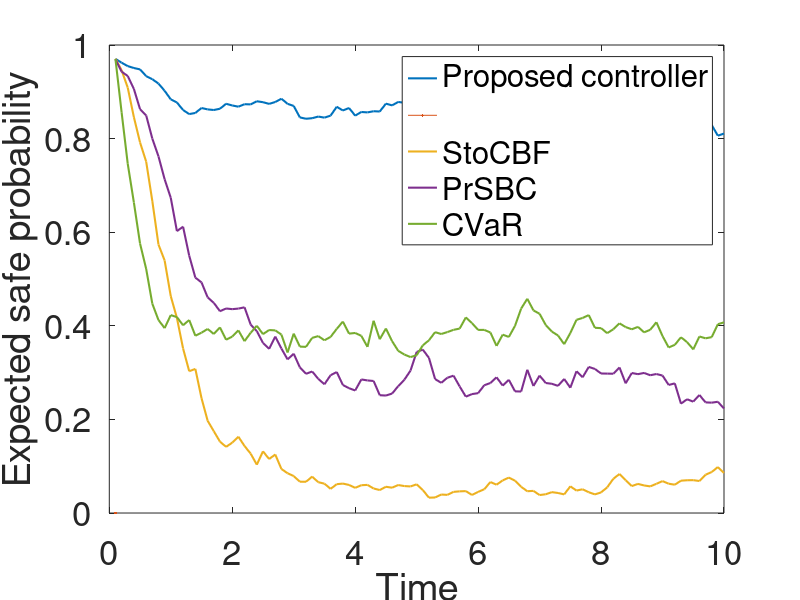
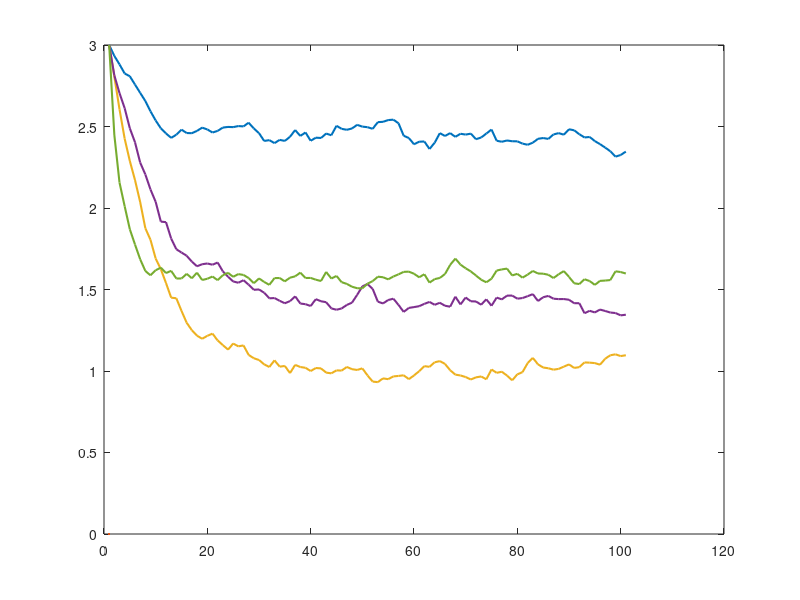

Here is the MATLAB script that generated these plots, in order: (Note: this script raises an error after producing the figures.)
%% worst case
clear; clc;
load("worst_case.mat")
% load('nonlinear_worst_case.mat')
fontsz = 20;

figure
plot(F, 'linewidth', 1.5)
hold on
plot(0)
plot(F_clark, 'linewidth', 1.5)
plot(F_prsbc, 'linewidth', 1.5)
plot(F_cvar, 'linewidth', 1.5)
legend('Proposed controller', '', 'StoCBF', 'PrSBC', 'CVaR')
% set(gca, 'FontSize', 16)
set(gca, 'FontSize', 25)
legend('Location', 'best')
xlabel('Time')
% ylabel('Expected value of safe probability')
ylabel('Expected safe probability')
xt = get(gca, 'XTick'); 
set(gca, 'XTick', xt, 'XTickLabel', xt/10)
set(gcf, 'position', [200 200 600 469])

% averaged state
figure
plot(x_ave, 'linewidth', 1.5)
hold on
plot(0)
plot(x_ave_clark, 'linewidth', 1.5)
plot(x_ave_prsbc, 'linewidth', 1.5)
plot(x_ave_cvar, 'linewidth', 1.5)
yline(1, 'LineStyle', '--', 'color', 'red', 'linewidth', 1.5)
legend('Proposed controller', '', 'StoCBF', 'PrSBC', 'CVaR')
% set(gca, 'FontSize', 16)
set(gca, 'FontSize', 25)
legend('Location', 'best')
xlabel('Time')
% ylabel('Averaged state over ' + string(traj_num) + ' trajectories')
ylabel('Averaged state')
xlim([0,100])
xt = get(gca, 'XTick'); 
set(gca, 'XTick', xt, 'XTickLabel', xt/10)
set(gcf, 'position', [200 200 600 469])


%% switching
clear; clc;
load('switching.mat')
% load('nonlinear_switching.mat')
fontsz = 20;

figure
for i = 1:5
    stdshade(squeeze(x_all(i,:,:))', 0.3, colors(i,:,:));
    hold on
end
yline(1, 'LineStyle', '--', 'color', 'red', 'LineWidth', 1.5)
yline(1.5, 'LineStyle', '--', 'color', 'black', 'linewidth', 1.5)
% legend('', 'Proposed controller', '', 'StoCBF', '', 'PrSBC', '', 'CVaR', '', 'Nominal controller')
legend('', 'Proposed controller', '', 'Clark, (2019).', '', 'Luo et al., (2019)', '', 'Ahmadi et al., (2020)', '', 'Nominal controller')
set(gca, 'FontSize', 25)
legend('Location', 'best')
xlabel('Time')
% ylabel('Averaged state over ' + string(traj_num) + ' trajectories')
ylabel('Averaged state')
xlim([0,100])
ylim([-1,3.5])
xt = get(gca, 'XTick'); 
set(gca, 'XTick', xt, 'XTickLabel', xt/10)  
set(gcf, 'position', [200 200 600 469])

figure
for k = 1:5
    plot(squeeze(safe(k,:,:)), LineWidth=1.5, Color=colors(k,:,:))
    hold on
end
legend('Proposed controller', 'Clark, (2019).', 'Luo et al., (2019)', 'Ahmadi et al., (2020)', 'Nominal controller')
% legend('Proposed controller', 'StoCBF', 'PrSBC', 'CVaR', 'Nominal controller')
set(gca, 'FontSize', 25)
legend('Location', 'best')
xlabel('Time')
ylabel('Empirical safe probability')
xt = get(gca, 'XTick'); 
set(gca, 'XTick', xt, 'XTickLabel', xt/10)  
set(gcf, 'position', [200 200 600 469])